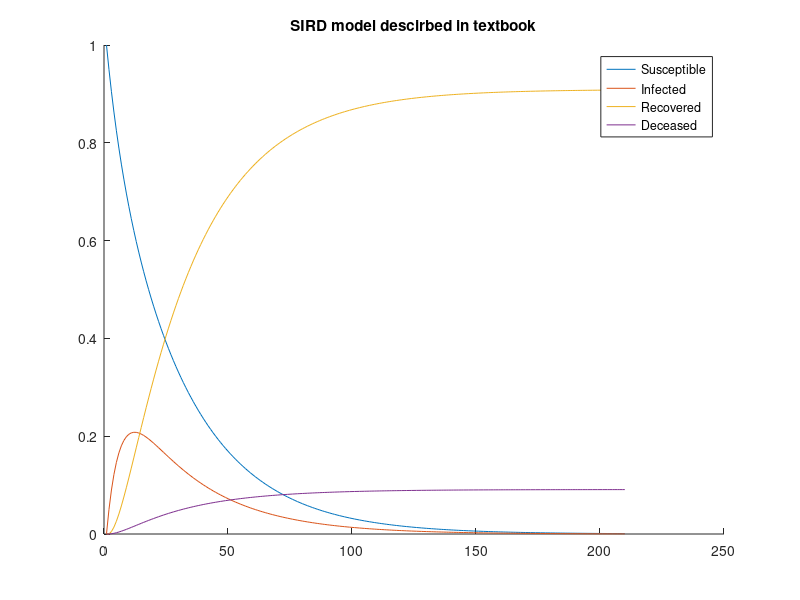
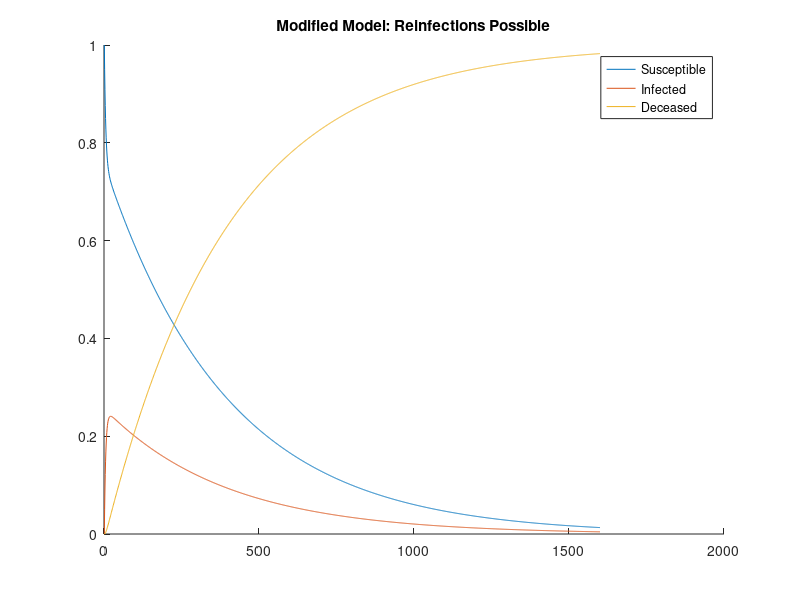

Source code (MATLAB) for these figures, in order:
% Part 1


% Question 1: implementing model in textbook
X = zeros(4, 210);

% Setting initial condition xsub1
X(:, 1) = [1; 0; 0; 0];

A = [.95, .04, 0, 0;
     .05, .85, 0, 0;
       0,  .1, 1, 0;
       0, .01, 0, 1];


for t = 2:210
    X(:, t) = A*X(:, t-1);
end


hold on;
plot(X(1, :));
plot(X(2, :));
plot(X(3, :));
plot(X(4, :));
title("SIRD model descirbed in textbook");
legend("Susceptible", "Infected", "Recovered", "Deceased");
% This model converges to 10% of the population dying, and the other 90%
% being immune. 


% Question 2: modyifing model, so reinfections possible for everyone
XReinfectionsPossible = zeros(3, 1600);
XReinfectionsPossible(:, 1) = [1; 0; 0];

AReinfectionsPossible = [.95, .14, 0;
                         .05, .85, 0;
                          0,   .01,  1];

for t = 2:1600
    XReinfectionsPossible(:, t) = AReinfectionsPossible*XReinfectionsPossible(:, t-1);
end

figure;
hold on;
plot(XReinfectionsPossible(1, :));
plot(XReinfectionsPossible(2, :));
plot(XReinfectionsPossible(3, :));
title("Modified Model: Reinfections Possible");
legend("Susceptible", "Infected", "Deceased");
% This model converges to a state where everyone dies, since when someone
% gets sick, they either die or become susceptible again, so everyone will
% either die or keep getting sick and eventually die. 